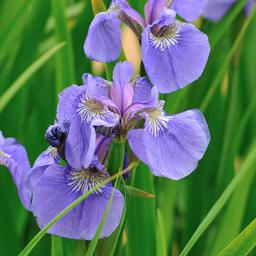
#> input picture Iris/iris-setosa/iris-1289c57b571e8e98e4feb3e18a890130adc145b971b7e208a6ce5bad945b4a5a.jpg, 256 x 256 px, given as the content of the folder C:/Users/ndaoi/Desktop/IA_2/Projet1_Dataset/Cbir_datasets/, which was not available
$ python signature.py   (older library calls are emulated)
#> lines starting #> are read from the running program, lines starting #| are printed output that depends on the picture; pictures that were not available may be replaced by others from this repository, and a replacement may not be noted
#> the answer given: 1
### descriptor.py
import cv2
import numpy as np
from skimage.feature import graycomatrix, graycoprops
# from BiT import bio_taxo  # Commentez cette ligne car le module n'est pas trouvé

def glcm(image):
    if isinstance(image, str):
        image = cv2.imread(image, cv2.IMREAD_GRAYSCALE)
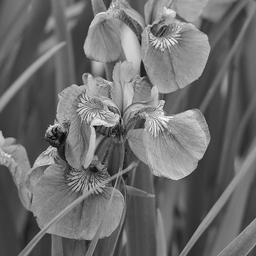
#> image: shape (256, 256); min 0, max 255, mean 109.3
        if image is None:
            raise ValueError(f"Unable to load image at {image}")
    elif isinstance(image, np.ndarray):
        if len(image.shape) == 3:
            image = cv2.cvtColor(image, cv2.COLOR_BGR2GRAY)
    else:
        raise ValueError("Input should be a file path or a numpy array")

    co_matrix = graycomatrix(image, [1], [0], symmetric=True, normed=True)
    diss = graycoprops(co_matrix, 'dissimilarity')[0, 0]
#> diss = 8.85
    cont = graycoprops(co_matrix, 'contrast')[0, 0]
#> cont = 239.4
    corr = graycoprops(co_matrix, 'correlation')[0, 0]
#> corr = 0.926
    ener = graycoprops(co_matrix, 'energy')[0, 0]
#> ener = 0.0194
    asm = graycoprops(co_matrix, 'ASM')[0, 0]
#> asm = 0.000375
    homo = graycoprops(co_matrix, 'homogeneity')[0, 0]
#> homo = 0.197
    return [diss, cont, corr, ener, asm, homo]

# [15 lines left out: function bitdesc, not called in this run]

### signature.py
import numpy as np
import os
import cv2
from descriptor import glcm, bitdesc

def process_datasets(root_folder, descriptor='glcm'):
    print('Function calling')
    all_features = []
    count = 1

    for root, dirs, files in os.walk(root_folder):
        for file in files:
            if file.lower().endswith(('.jpg', '.jpeg', '.png')):
                relative_path = os.path.relpath(os.path.join(root, file), root_folder)
                image_rel_path = os.path.join(root, file)
                folder_name = os.path.basename(os.path.dirname(image_rel_path))

                print(f"Processing file: {image_rel_path}")  # Imprimer le chemin du fichier
                if not os.path.exists(image_rel_path):
                    print(f"File does not exist: {image_rel_path}")
                    continue

                try:
                    if descriptor == 'glcm':
                        extraction = glcm(image_rel_path)
#> extraction = [8.85, 239.4, 0.926, 0.0194, 0.000375, 0.197]
                    elif descriptor == 'bit':
                        extraction = bitdesc(image_rel_path)
                except ValueError as e:
                    print(f"Error processing {image_rel_path}: {e}")
                    continue

                extraction = extraction + [folder_name, image_rel_path]
#> extraction = 8 items, first 6: 8.85, 239.4, 0.926, 0.0194, 0.000375, 0.197
                all_features.append(extraction)
            count += 1

    print('Extraction completed!')
    print('Now creating signatures DB ...')
    signatures = np.array(all_features)
    print(f"Signature's shape: {signatures.shape}")
#| Signature's shape: (1, 8)
    np.save('signatures.npy', signatures)
    print("Signature successfully stored!")

if __name__ == '__main__':
    descriptor_choice = input("Enter descriptor (glcm/bit): ").strip().lower()
    if descriptor_choice not in ['glcm', 'bit']:
        print("Invalid descriptor choice. Defaulting to 'glcm'.")
        descriptor_choice = 'glcm'
    process_datasets('C:/Users/ndaoi/Desktop/IA_2/Projet1_Dataset/Cbir_datasets/', descriptor=descriptor_choice)

$ run again, on Iris/iris-setosa/iris-1e80d2d6f3e9cf96c1cb33f3e47f3e5a3f4a6eb26fa3ab479d462e1ac837ba66.jpg
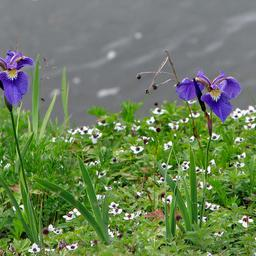
#> input picture Iris/iris-setosa/iris-1e80d2d6f3e9cf96c1cb33f3e47f3e5a3f4a6eb26fa3ab479d462e1ac837ba66.jpg, 256 x 256 px, given as the content of the folder C:/Users/ndaoi/Desktop/IA_2/Projet1_Dataset/Cbir_datasets/, which was not available
#> in glcm, `image = cv2.imread(image, cv2.IMREAD_GRAYSCALE)`:
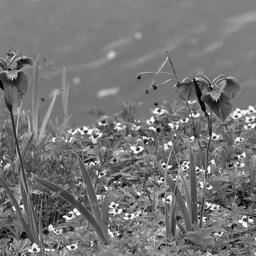
#> image: shape (256, 256); min 0, max 255, mean 117.4
#> diss = 13.47
#> cont = 532.4
#> corr = 0.747
#> ener = 0.0433
#> asm = 0.00187
#> homo = 0.265
#> in process_datasets, `extraction = glcm(image_rel_path)`: extraction = [13.47, 532.4, 0.747, 0.0433, 0.00187, 0.265]
#> in process_datasets, `extraction = extraction + [folder_name, image_rel_path]`: extraction = 8 items, first 6: 13.47, 532.4, 0.747, 0.0433, 0.00187, 0.265
#| Signature's shape: (1, 8)

$ run again, on Iris/iris-setosa/iris-21b2ccc2a23b9f878abd0817939fe4b198e2e43fa687233c62b0d67a51ee5592.jpg
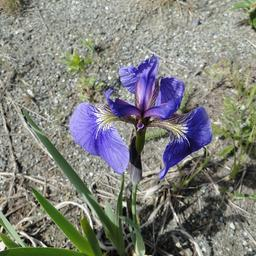
#> input picture Iris/iris-setosa/iris-21b2ccc2a23b9f878abd0817939fe4b198e2e43fa687233c62b0d67a51ee5592.jpg, 256 x 256 px, given as the content of the folder C:/Users/ndaoi/Desktop/IA_2/Projet1_Dataset/Cbir_datasets/, which was not available
#> in glcm, `image = cv2.imread(image, cv2.IMREAD_GRAYSCALE)`:
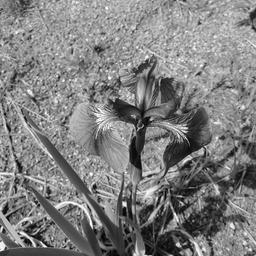
#> image: shape (256, 256); min 0, max 255, mean 127.7
#> diss = 19.82
#> cont = 736.8
#> corr = 0.843
#> ener = 0.00951
#> asm = 9.04e-05
#> homo = 0.063
#> in process_datasets, `extraction = glcm(image_rel_path)`: extraction = [19.82, 736.8, 0.843, 0.00951, 9.04e-05, 0.063]
#> in process_datasets, `extraction = extraction + [folder_name, image_rel_path]`: extraction = 8 items, first 6: 19.82, 736.8, 0.843, 0.00951, 9.04e-05, 0.063
#| Signature's shape: (1, 8)
